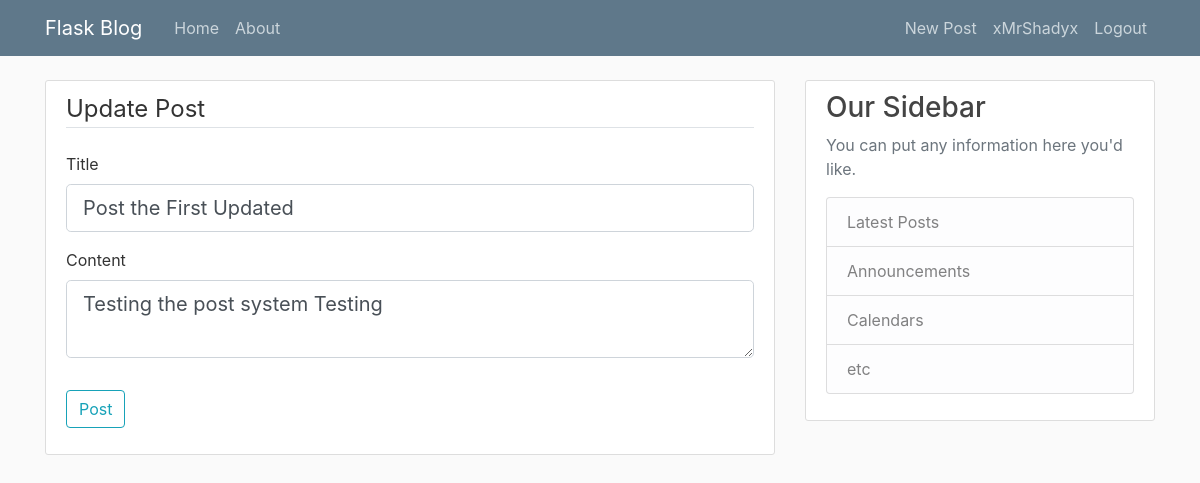
Screenshot of /post/1/update (signed in) with the database file from the repository.
### flaskblog/models.py (models this page shows, shortened)
class User(db.Model, UserMixin):
    id = db.Column(db.Integer, primary_key=True)
    username = db.Column(db.String(20), unique=True, nullable=False)
    email = db.Column(db.String(120), unique=True, nullable=False)
    image_file = db.Column(db.String(20), nullable=False, default='default.jpg')
    password = db.Column(db.String(60), nullable=False)
    rank = db.Column(db.String(10), nullable=False, default='user')
    posts = db.relationship('Post', backref='author', lazy=True)

class Post(db.Model):
    id = db.Column(db.Integer, primary_key=True)
    title = db.Column(db.String(120), nullable=False, default="What about your title?")
    date_posted = db.Column(db.DateTime, nullable=False, default=datetime.utcnow)
    content = db.Column(db.Text, nullable=False)
    user_id = db.Column(db.Integer, db.ForeignKey('user.id'), nullable=False)

### flaskblog/posts/routes.py (the view)
@posts.route("/post/<int:post_id>/update", methods=['GET', 'POST'])
@login_required
def update_post(post_id):
    post = Post.query.get_or_404(post_id)
    if post.author != current_user:
        abort(403)
    form = PostForm()
    if form.validate_on_submit():
        post.title = form.title.data
        post.content = form.content.data
        db.session.commit()
        flash('Your post has been updated!', 'success')
        return redirect(url_for('posts.post', post_id=post.id))
    elif request.method == 'GET':
        form.title.data = post.title
        form.content.data = post.content
    return render_template('create_post.html', title='Update Post',
                           form=form, legend='Update Post')

### flaskblog/posts/forms.py
class PostForm(FlaskForm):
    title = StringField('Title', validators=[DataRequired()])
    content = TextAreaField('Content', validators=[DataRequired()])
    submit = SubmitField('Post')

### flaskblog/models.py (called while the page is built)
@login_manager.user_loader
def load_user(user_id):
    return User.query.get(int(user_id))

### flaskblog/templates/create_post.html (shortened to what this page needs)
{% extends "layout.html" %}
{% block content %}
<div class="content-section">
    <form method="POST" action="">
        <fieldset class="form-group">
            <legend class="border-bottom mb-4">{{ legend }}</legend>
            <div class="form-group">
                {{ form.title.label(class="form-control-label") }}
                {% if form.title.errors %}
                    {{ form.title(class="form-control form-control-lg is-invalid") }}
                    <div class="invalid-feedback">
                        {% for error in form.title.errors %}
                            <span>{{ error }}</span>
                        {% endfor %}
                    </div>
                {% else %}
                    {{ form.title(class="form-control form-control-lg") }}
                {% endif %}
            </div>
            <div class="form-group">
                {{ form.content.label(class="form-control-label") }}
                {% if form.content.errors %}
                    {{ form.content(class="form-control form-control-lg is-invalid") }}
                    <div class="invalid-feedback">
                        {% for error in form.content.errors %}
                            <span>{{ error }}</span>
                        {% endfor %}
                    </div>
                {% else %}
                    {{ form.content(class="form-control form-control-lg") }}
                {% endif %}
            </div>
        </fieldset>
        <div class="form-group">
            {{ form.submit(class="btn btn-outline-info") }}
        </div>
    </form>
</div>
{% endblock content %}

### flaskblog/templates/layout.html (shortened to what this page needs)
<!DOCTYPE html>
<html>
<head>
    <link rel="stylesheet" href="https://maxcdn.bootstrapcdn.com/bootstrap/4.0.0/css/bootstrap.min.css">
    <link rel="stylesheet" type="text/css" href="{{ url_for('static', filename='main.css') }}">
</head>
<body>
    <header class="site-header">
      <nav class="navbar navbar-expand-md navbar-dark bg-steel fixed-top">
        <div class="container">
          <a class="navbar-brand mr-4" href="/">Flask Blog</a>
          <div class="collapse navbar-collapse" id="navbarToggle">
            <div class="navbar-nav mr-auto">
              <a class="nav-item nav-link" href="{{ url_for('main.home') }}">Home</a>
              <a class="nav-item nav-link" href="{{ url_for('main.about') }}">About</a>
            </div>
            <div class="navbar-nav">
              {% if current_user.is_authenticated %}
                <a class="nav-item nav-link" href="{{ url_for('posts.new_post') }}">New Post</a>
                <a class="nav-item nav-link" href="{{ url_for('users.account') }}">{{ current_user.username }}</a>
                <a class="nav-item nav-link" href="{{ url_for('users.logout') }}">Logout</a>
              {% else %}
                <a class="nav-item nav-link" href="{{ url_for('users.login') }}">Login</a>
                <a class="nav-item nav-link" href="{{ url_for('users.register') }}">Register</a>
              {% endif %}
            </div>
          </div>
        </div>
      </nav>
    </header>
    <main role="main" class="container">
      <div class="row">
        <div class="col-md-8">
          {% block content %}{% endblock %}
        </div>
        <div class="col-md-4">
          <div class="content-section">
            <h3>Our Sidebar</h3>
            <p class='text-muted'>You can put any information here you'd like.
              <ul class="list-group">
                <li class="list-group-item list-group-item-light">Latest Posts</li>
                <li class="list-group-item list-group-item-light">Announcements</li>
                <li class="list-group-item list-group-item-light">Calendars</li>
                <li class="list-group-item list-group-item-light">etc</li>
              </ul>
            </p>
          </div>
        </div>
      </div>
    </main>
</body>
</html>

### flaskblog/static/main.css (style rules this page uses)
body { background: #fafafa; color: #333333; margin-top: 5rem; }
h1, h2, h3, h4, h5, h6 { color: #444444; }
.bg-steel { background-color: #5f788a; }
.site-header .navbar-nav .nav-link { color: #cbd5db; }
.content-section { background: #ffffff; padding: 10px 20px; border: 1px solid #dddddd; border-radius: 3px; margin-bottom: 20px; }

### rows the page displays
User: username "xMrShadyx"
Post: title "Post the First Updated", content "Testing the post system Testing"

### other values shown
{{ legend }} "Update Post"
